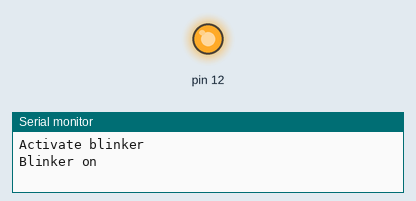
Bench run of a sketch on a simulated Arduino Uno, built with avr-gcc and run on an emulated ATmega328P. Parts: output pins drawn as LEDs (lit = HIGH), the last lines printed to the serial monitor.

Above: at 1.0 s.
At 3.0 s:
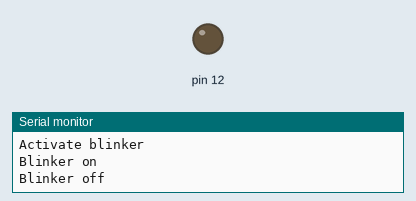
Timing chart, 0 to 5.2 s (numbered marks = the images above):
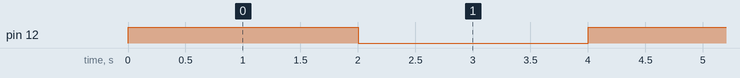

The sketch:

blink_led2.ino
```cpp
void setup() {
  //Set LED pin to output
  Serial.begin(9600);
  Serial.println("Activate blinker");
  pinMode(12,OUTPUT);
}

void loop() {
  // Set LED to blink
  digitalWrite(12,HIGH);
  Serial.println("Blinker on");
  delay(2000);
  digitalWrite(12,LOW);
  Serial.println("Blinker off");
  delay(2000);
}
```

Measured:
- by itself, pin 12: alternates HIGH for 2.0 s and LOW for 2.0 s
